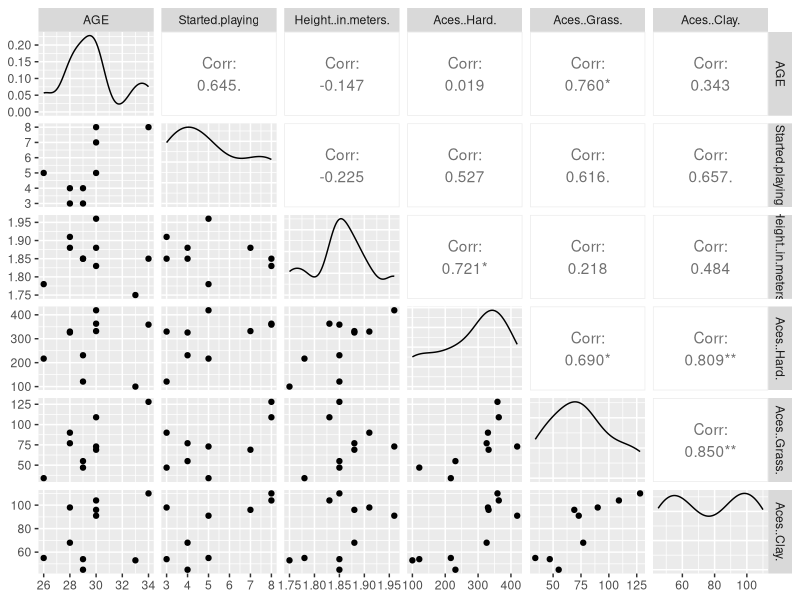

Write R code to recreate this figure.
library(readxl)
library(ggplot2)
library(GGally)
data <- read_excel("l01_class_exercise.xlsx", sheet = "Tennis")
names(data) <- make.names(names(data))

data_cln <- data[, 3:8]

means <- apply(data[, 3:8], 2, mean)
stds <- apply(data[, 3:8], 2, sd)
ranges <- apply(data_cln, 2, range)


cors <- cor(data_cln)
covs <- cov(data_cln)

ggpairs(data_cln)
